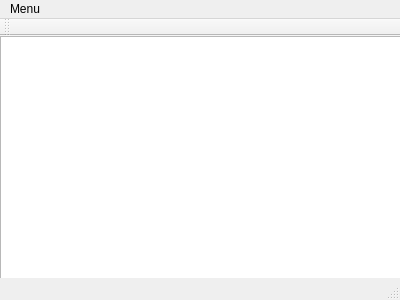
<?xml version="1.0" encoding="UTF-8"?>
<ui version="4.0">
 <class>MainWindow</class>
 <widget class="QMainWindow" name="MainWindow">
  <property name="geometry">
   <rect>
    <x>0</x>
    <y>0</y>
    <width>400</width>
    <height>300</height>
   </rect>
  </property>
  <property name="windowTitle">
   <string>MainWindow</string>
  </property>
  <widget class="QWidget" name="centralWidget">
   <widget class="QTextEdit" name="textEdit">
    <property name="geometry">
     <rect>
      <x>0</x>
      <y>0</y>
      <width>401</width>
      <height>251</height>
     </rect>
    </property>
   </widget>
  </widget>
  <widget class="QMenuBar" name="menuBar">
   <property name="geometry">
    <rect>
     <x>0</x>
     <y>0</y>
     <width>400</width>
     <height>21</height>
    </rect>
   </property>
   <widget class="QMenu" name="menuFile">
    <property name="title">
     <string>Menu</string>
    </property>
    <addaction name="actionCalic"/>
    <addaction name="actionAnalizator"/>
   </widget>
   <addaction name="menuFile"/>
  </widget>
  <widget class="QToolBar" name="mainToolBar">
   <attribute name="toolBarArea">
    <enum>TopToolBarArea</enum>
   </attribute>
   <attribute name="toolBarBreak">
    <bool>false</bool>
   </attribute>
  </widget>
  <widget class="QStatusBar" name="statusBar"/>
  <action name="actionCalic">
   <property name="text">
    <string>calic</string>
   </property>
  </action>
  <action name="actionAnalizator">
   <property name="text">
    <string>analizator</string>
   </property>
  </action>
 </widget>
 <layoutdefault spacing="6" margin="11"/>
 <resources/>
 <connections/>
</ui>
